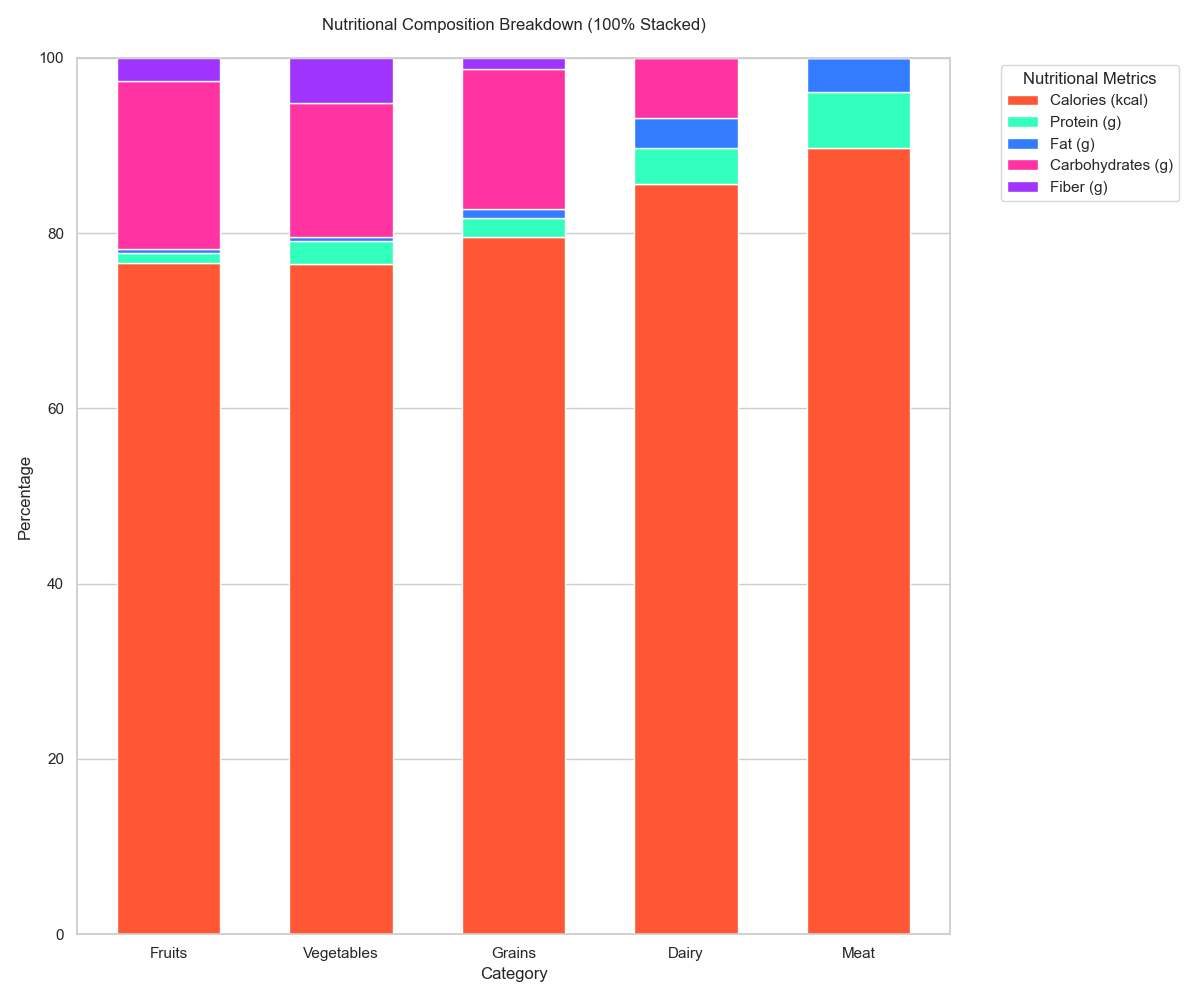

This figure's Python source:

import pandas as pd
import numpy as np
import seaborn as sns
import matplotlib.pyplot as plt

data = [
    {'Category': 'Fruits', 'Calories (kcal)': 200, 'Protein (g)': 3, 'Fat (g)': 1, 'Carbohydrates (g)': 50, 'Fiber (g)': 7},
    {'Category': 'Vegetables', 'Calories (kcal)': 150, 'Protein (g)': 5, 'Fat (g)': 1, 'Carbohydrates (g)': 30, 'Fiber (g)': 10},
    {'Category': 'Grains', 'Calories (kcal)': 300, 'Protein (g)': 8, 'Fat (g)': 4, 'Carbohydrates (g)': 60, 'Fiber (g)': 5},
    {'Category': 'Dairy', 'Calories (kcal)': 250, 'Protein (g)': 12, 'Fat (g)': 10, 'Carbohydrates (g)': 20, 'Fiber (g)': 0},
    {'Category': 'Meat', 'Calories (kcal)': 350, 'Protein (g)': 25, 'Fat (g)': 15, 'Carbohydrates (g)': 0, 'Fiber (g)': 0}
]

df = pd.DataFrame(data)
df.set_index('Category', inplace=True)

df_percentage = df.div(df.sum(axis=1), axis=0) * 100

plt.figure(figsize=(12, 10))

bottom = np.zeros(len(df))

colors = ['#FF5733', '#33FFBD', '#337BFF', '#FF33A1', '#A133FF']

for i, col in enumerate(df.columns):
    plt.bar(df_percentage.index, df_percentage[col], bottom=bottom, label=col, color=colors[i], width=0.6)
    bottom += df_percentage[col]

plt.xlabel('Category')
plt.ylabel('Percentage')
plt.title('Nutritional Composition Breakdown (100% Stacked)', pad=20)
plt.legend(title='Nutritional Metrics', bbox_to_anchor=(1.05, 1), loc='upper left')

plt.tight_layout()
plt.show()
